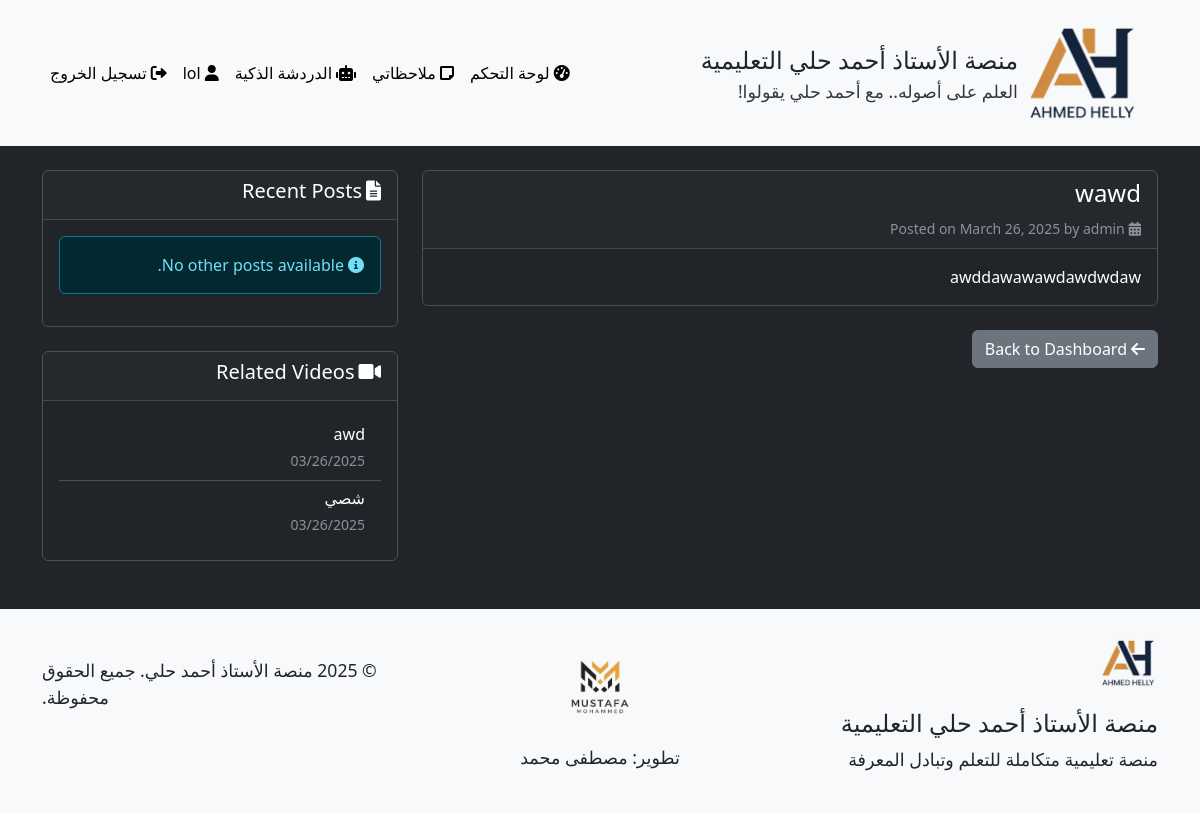
The page /student/post/1 (signed in) on the database as committed earlier.
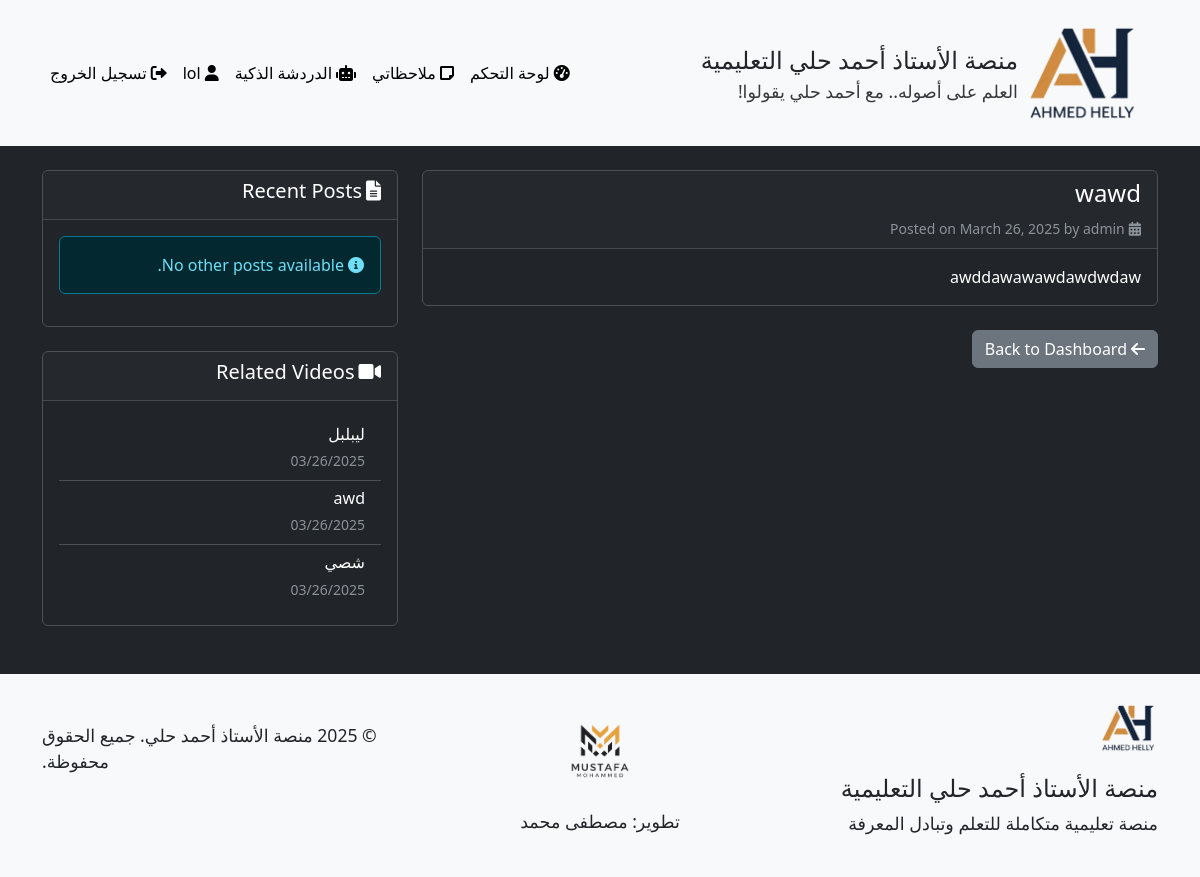
The same page on the database as committed later.
### models.py (models this page shows, shortened)
class Video(db.Model):
    __tablename__ = 'videos'
    id = db.Column(db.Integer, primary_key=True)
    title = db.Column(db.String(100), nullable=False)
    url = db.Column(db.String(200), nullable=True)  # يمكن أن يكون فارغًا في حالة رفع ملف
    file_path = db.Column(db.String(200), nullable=True)  # مسار الملف المرفوع
    description = db.Column(db.Text)
    uploaded_by = db.Column(db.Integer, db.ForeignKey('users.id'), nullable=False)
    created_at = db.Column(db.DateTime, default=datetime.utcnow)
    requires_code = db.Column(db.Boolean, default=True)  # هل تتطلب المحاضرة كود للوصول
    comments = db.relationship('Comment', backref='video', lazy='dynamic', cascade='all, delete-orphan')

### routes.py (the view)
@student_bp.route('/post/<int:post_id>')
@login_required
def view_post(post_id):
    post = Post.query.get_or_404(post_id)
    other_posts = Post.query.filter(Post.id != post_id).order_by(Post.created_at.desc()).limit(5).all()
    recent_videos = Video.query.order_by(Video.created_at.desc()).limit(5).all()
    return render_template('student/post.html', post=post, other_posts=other_posts, recent_videos=recent_videos)

### app.py (called while the page is built)
    @login_manager.user_loader
    def load_user(user_id):
        return User.query.get(int(user_id))

### templates/student/post.html (shortened to what this page needs)
{% extends 'base.html' %}
{% block content %}
<div class="row justify-content-center">
    <div class="col-lg-8">
        <div class="card bg-dark mb-4">
            <div class="card-header">
                <h4>{{ post.title }}</h4>
                <small class="text-muted">
                    <i class="fas fa-calendar-alt me-1"></i>Posted on {{ post.created_at.strftime('%B %d, %Y') }}
                    by {{ post.author.username }}
                </small>
            </div>
            <div class="card-body">
                <div class="post-content">
                    {{ post.content | safe }}
                </div>
            </div>
        </div>
        <div class="d-flex justify-content-between">
            <a href="{{ url_for('student.dashboard') }}" class="btn btn-secondary mb-4">
                <i class="fas fa-arrow-left me-1"></i>Back to Dashboard
            </a>
        </div>
    </div>
    <div class="col-lg-4">
        <div class="card bg-dark mb-4">
            <div class="card-header">
                <h5><i class="fas fa-file-alt me-2"></i>Recent Posts</h5>
            </div>
            <div class="card-body">
                {% if other_posts %}
                    <div class="list-group list-group-flush">
                        {% for other_post in other_posts %}
                            <a href="{{ url_for('student.view_post', post_id=other_post.id) }}" class="list-group-item list-group-item-action bg-dark">
                                <div class="d-flex w-100 justify-content-between">
                                    <h6 class="mb-1">{{ other_post.title }}</h6>
                                    <small>{{ other_post.created_at.strftime('%m/%d/%Y') }}</small>
                                </div>
                                <small>{{ other_post.content[:50] }}{% if other_post.content|length > 50 %}...{% endif %}</small>
                            </a>
                        {% endfor %}
                    </div>
                {% else %}
                    <div class="alert alert-info">
                        <i class="fas fa-info-circle me-2"></i>No other posts available.
                    </div>
                {% endif %}
            </div>
        </div>
        <div class="card bg-dark">
            <div class="card-header">
                <h5><i class="fas fa-video me-2"></i>Related Videos</h5>
            </div>
            <div class="card-body">
                {% if recent_videos %}
                    <div class="list-group list-group-flush">
                        {% for video in recent_videos %}
                            <a href="{{ url_for('student.view_video', video_id=video.id) }}" class="list-group-item list-group-item-action bg-dark">
                                <h6 class="mb-1">{{ video.title }}</h6>
                                <small class="text-muted">{{ video.created_at.strftime('%m/%d/%Y') }}</small>
                            </a>
                        {% endfor %}
                    </div>
                {% else %}
                    <div class="alert alert-info">
                        <i class="fas fa-info-circle me-2"></i>No videos available.
                    </div>
                {% endif %}
            </div>
        </div>
    </div>
</div>
{% endblock %}

Rows that differ between the two databases and show on the page:
added Video: title "ليبلبل", created_at "03/26/2025"
